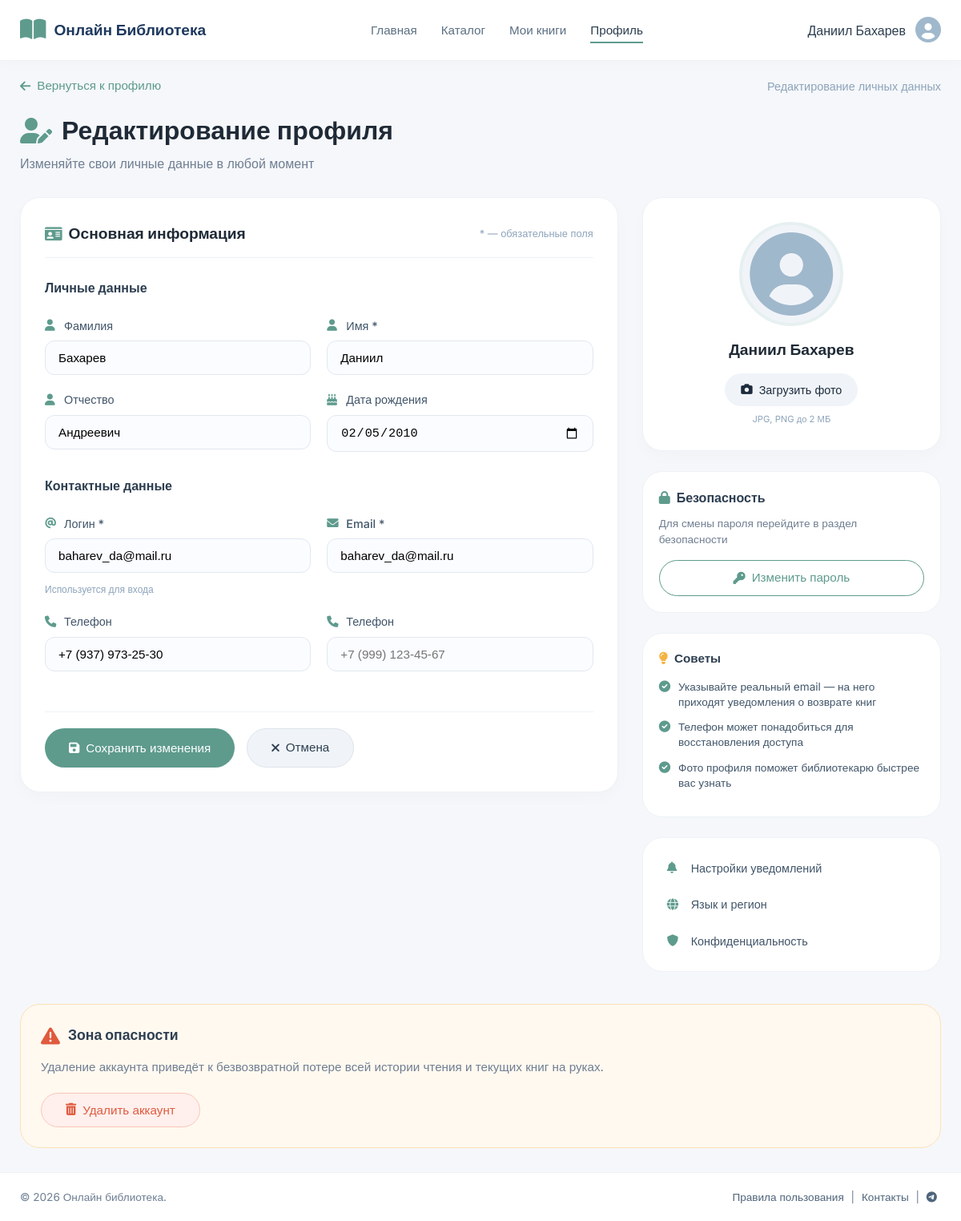
The page /personal_data_page/ (signed in) on the database its author committed.
### users/models.py (models this page shows, shortened)
class CustomUser(AbstractUser):
    phone = models.CharField(
        max_length=20,
        blank=True,
        null=True,
        verbose_name="Телефон"
    )
    phone_2 = models.CharField(
        max_length=20,
        blank=True,
        null=True,
        verbose_name="Второй телефон"
    )
    birthdate = models.DateField(
        blank=True,
        null=True,
        verbose_name="День рождения"
    )
    patronymic = models.CharField(
        max_length=20,
        blank=True,
        null=True,
        verbose_name="Отчество"
    )
    class Meta:
        verbose_name = "Пользователь"
        verbose_name_plural = "Пользователи"

### main/views.py (the view)
# urls.py: path("personal_data_page/", views.personal_data_page, name="personal_data_page"),
def personal_data_page(request):
    return render(request, 'PersonalDataPage.html')

### templates/PersonalDataPage.html (shortened to what this page needs)
<!DOCTYPE html>
{% load static %}
<html lang="ru">
<head>
    <link rel="stylesheet" href="{% static 'css/PersonalDataPageStyle.css' %}">
    <link rel="stylesheet" href="https://cdnjs.cloudflare.com/ajax/libs/font-awesome/6.0.0-beta3/css/all.min.css">
</head>
<body>
    <div class="wrapper">
        {% if user.is_authenticated %}
        <header class="header">
            <div class="container header-container">
                <a href="/home/" class="logo" style="text-decoration: none;">
                    <i class="fas fa-book-open"></i>
                    <span>Онлайн Библиотека</span>
                </a>
                <nav class="nav">
                    <ul>
                        <li><a href="{% url 'home' %}">Главная</a></li>
                        <li><a href="#">Каталог</a></li>
                        <li><a href="#">Мои книги</a></li>
                        <li><a href="{% url 'profile' %}" class="active">Профиль</a></li>
                    </ul>
                </nav>
                <div class="user-profile-mini">
                    <span class="user-name">{{ user.get_full_name|default:user.username }}</span>
                    <div class="avatar" id="avatarDropdown" style="cursor: pointer;">
                        {% if user.avatar %}
                            <img src="{{ user.avatar.url }}" alt="Avatar" class="avatar-img">
                        {% else %}
                            <i class="fas fa-user-circle"></i>
                        {% endif %}
                    </div>
                </div>
            </div>
        </header>
        <main class="main">
            <div class="container">
                <div class="profile-nav">
                    <a href="{% url 'profile' %}" class="back-link">
                        <i class="fas fa-arrow-left"></i> Вернуться к профилю
                    </a>
                    <span class="current-page">Редактирование личных данных</span>
                </div>
                <div class="page-header">
                    <h1><i class="fas fa-user-edit"></i> Редактирование профиля</h1>
                    <p class="subtitle">Изменяйте свои личные данные в любой момент</p>
                </div>
                <div class="edit-content-grid">
                    <div class="edit-main-section">
                        <div class="edit-card">
                            <div class="card-header">
                                <h2><i class="fas fa-id-card"></i> Основная информация</h2>
                                <span class="required-hint">* — обязательные поля</span>
                            </div>
                            <form class="edit-form" method="POST" enctype="multipart/form-data" id="profileEditForm">
                                <div class="form-section">
                                    <h3>Личные данные</h3>
                                    <div class="form-row">
                                        <div class="form-group">
                                            <label for="id_last_name">
                                                <i class="fas fa-user"></i> Фамилия
                                            </label>
                                            <input type="text" name="last_name" id="id_last_name"
                                                   value="{{ user.last_name }}"
                                                   placeholder="Введите фамилию">
                                        </div>
                                        <div class="form-group">
                                            <label for="id_first_name">
                                                <i class="fas fa-user"></i> Имя *
                                            </label>
                                            <input type="text" name="first_name" id="id_first_name"
                                                   value="{{ user.first_name }}"
                                                   placeholder="Введите имя" required>
                                        </div>
                                    </div>
                                    <div class="form-row">
                                        <div class="form-group">
                                            <label for="id_middle_name">
                                                <i class="fas fa-user"></i> Отчество
                                            </label>
                                            <input type="text" name="middle_name" id="id_middle_name"
                                                   value="{{ user.patronymic|default:'' }}"
                                                   placeholder="Введите отчество">
                                        </div>
                                        <div class="form-group">
                                            <label for="id_birth_date">
                                                <i class="fas fa-birthday-cake"></i> Дата рождения
                                            </label>
                                            <input type="date" name="birth_date" id="id_birth_date"
                                                   value="{{ user.birthdate|date:'Y-m-d' }}">
                                        </div>
                                    </div>
                                </div>
                                <div class="form-section">
                                    <h3>Контактные данные</h3>
                                    <div class="form-row">
                                        <div class="form-group">
                                            <label for="id_username">
                                                <i class="fas fa-at"></i> Логин *
                                            </label>
                                            <input type="text" name="username" id="id_username"
                                                   value="{{ user.username }}"
                                                   placeholder="Логин" required>
                                            <small class="field-hint">Используется для входа</small>
                                        </div>
                                        <div class="form-group">
                                            <label for="id_email">
                                                <i class="fas fa-envelope"></i> Email *
                                            </label>
                                            <input type="email" name="email" id="id_email"
                                                   value="{{ user.email }}"
                                                   placeholder="example@mail.com" required>
                                        </div>
                                    </div>
                                    <div class="form-row">
                                        <div class="form-group">
                                            <label for="id_phone">
                                                <i class="fas fa-phone"></i> Телефон
                                            </label>
                                            <input type="tel" name="phone" id="id_phone"
                                                   value="{{ user.phone|default:'' }}"
                                                   placeholder="+7 (999) 123-45-67">
                                        </div>
                                        <div class="form-group">
                                            <label for="id_phone_2">
                                                <i class="fas fa-phone"></i> Телефон
                                            </label>
                                            <input type="tel" name="phone" id="id_phone_2"
                                                   value="{{ user.phone_2|default:'' }}"
                                                   placeholder="+7 (999) 123-45-67">
                                        </div>
                                    </div>
                                </div>
                                <div class="form-actions">
                                    <button type="submit" class="btn btn-primary" id="saveBtn">
                                        <i class="fas fa-save"></i> Сохранить изменения
                                    </button>
                                    <a href="{% url 'profile' %}" class="btn btn-secondary" id="cancelBtn">
                                        <i class="fas fa-times"></i> Отмена
                                    </a>
                                </div>
                            </form>
                        </div>
                    </div>
                    <div class="edit-sidebar">
                        <div class="avatar-card">
                            <div class="avatar-large">
                                {% if user.avatar %}
                                    <img src="{{ user.avatar.url }}" alt="Avatar" id="avatarPreview">
                                {% else %}
                                    <i class="fas fa-user-circle" id="avatarPlaceholder"></i>
                                {% endif %}
                            </div>
                            <h3>{{ user.get_full_name|default:user.username }}</h3>
                            <form method="POST" enctype="multipart/form-data" id="avatarForm" class="avatar-upload-form">
                                <label for="avatarUpload" class="avatar-upload-label">
                                    <i class="fas fa-camera"></i> Загрузить фото
                                </label>
                                <p class="avatar-hint">JPG, PNG до 2 МБ</p>
                            </form>
                        </div>
                        <div class="password-card">
                            <h3><i class="fas fa-lock"></i> Безопасность</h3>
                            <p class="password-note">Для смены пароля перейдите в раздел безопасности</p>
                            <a href="#" class="btn btn-outline">
                                <i class="fas fa-key"></i> Изменить пароль
                            </a>
                        </div>
                        <div class="tips-card">
                            <h4><i class="fas fa-lightbulb"></i> Советы</h4>
                            <ul class="tips-list">
                                <li><i class="fas fa-check-circle"></i> Указывайте реальный email — на него приходят уведомления о возврате книг</li>
                                <li><i class="fas fa-check-circle"></i> Телефон может понадобиться для восстановления доступа</li>
                                <li><i class="fas fa-check-circle"></i> Фото профиля поможет библиотекарю быстрее вас узнать</li>
                            </ul>
                        </div>
                        <div class="extra-settings">
                            <a href="#" class="setting-link">
                                <i class="fas fa-bell"></i> Настройки уведомлений
                            </a>
                            <a href="#" class="setting-link">
                                <i class="fas fa-globe"></i> Язык и регион
                            </a>
                            <a href="#" class="setting-link">
                                <i class="fas fa-shield-alt"></i> Конфиденциальность
                            </a>
                        </div>
                    </div>
                </div>
                <div class="danger-zone" id="dangerZone">
                    <div class="danger-zone-header">
                        <i class="fas fa-exclamation-triangle"></i>
                        <h3>Зона опасности</h3>
                    </div>
                    <p class="danger-text">Удаление аккаунта приведёт к безвозвратной потере всей истории чтения и текущих книг на руках.</p>
                    <div class="danger-actions">
                        <button type="button" class="btn btn-danger" id="showDeleteConfirm">
                            <i class="fas fa-trash-alt"></i> Удалить аккаунт
                        </button>
                    </div>
                </div>
            </div>
        </main>
        <footer class="footer">
            <div class="container">
                <p>© 2026 Онлайн библиотека.</p>
                <p class="footer-links">
                    <a href="#">Правила пользования</a> |
                    <a href="#">Контакты</a> |
                    <a href="#"><i class="fab fa-telegram"></i></a>
                </p>
            </div>
        </footer>
        {% endif %}
    </div>
</body>
</html>

### rows shown on the page
CustomUser: get_full_name "Даниил Бахарев", last_name "Бахарев", first_name "Даниил", middle_name "Андреевич", birth_date "02/05/2010", username "baharev_da@mail.ru", email "baharev_da@mail.ru", phone "+7 (937) 973-25-30"
